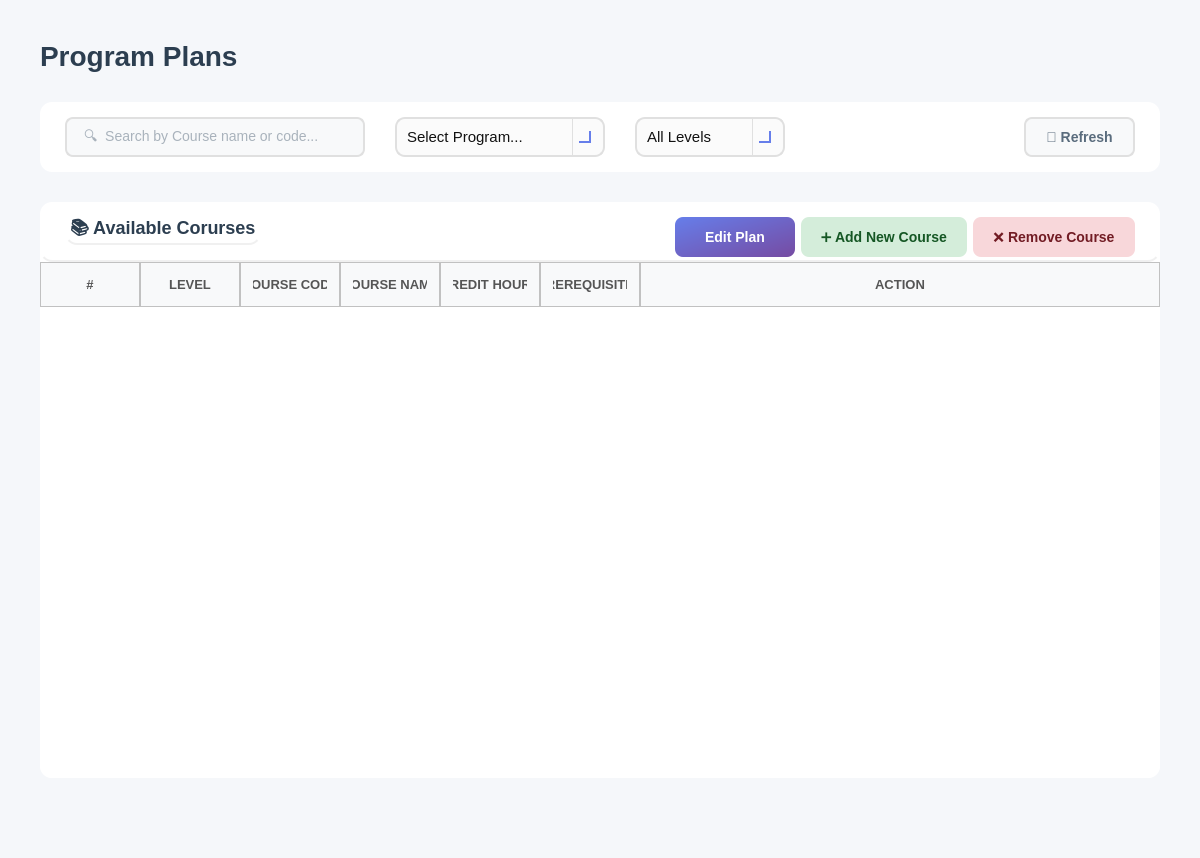
<?xml version="1.0" encoding="UTF-8"?>
<ui version="4.0">
 <class>RegisterCourses</class>
 <widget class="QWidget" name="RegisterCourses">
  <property name="geometry">
   <rect>
    <x>0</x>
    <y>0</y>
    <width>1200</width>
    <height>858</height>
   </rect>
  </property>
  <property name="windowTitle">
   <string>Course</string>
  </property>
  <property name="styleSheet">
   <string notr="true">background-color: #f5f7fa;</string>
  </property>
  <layout class="QVBoxLayout" name="mainLayout">
   <property name="spacing">
    <number>30</number>
   </property>
   <property name="leftMargin">
    <number>40</number>
   </property>
   <property name="topMargin">
    <number>40</number>
   </property>
   <property name="rightMargin">
    <number>40</number>
   </property>
   <property name="bottomMargin">
    <number>20</number>
   </property>
   <item>
    <layout class="QHBoxLayout" name="headerLayout">
     <item>
      <widget class="QLabel" name="labelTitle">
       <property name="styleSheet">
        <string notr="true">font-size: 28px; font-weight: bold; color: #2c3e50; background: transparent;</string>
       </property>
       <property name="text">
        <string>Program Plans</string>
       </property>
      </widget>
     </item>
     <item>
      <spacer name="headerSpacer">
       <property name="orientation">
        <enum>Qt::Orientation::Horizontal</enum>
       </property>
       <property name="sizeHint" stdset="0">
        <size>
         <width>40</width>
         <height>20</height>
        </size>
       </property>
      </spacer>
     </item>
    </layout>
   </item>
   <item>
    <widget class="QFrame" name="filterFrame">
     <property name="minimumSize">
      <size>
       <width>0</width>
       <height>70</height>
      </size>
     </property>
     <property name="maximumSize">
      <size>
       <width>16777215</width>
       <height>70</height>
      </size>
     </property>
     <property name="styleSheet">
      <string notr="true">background-color: white; border-radius: 12px;</string>
     </property>
     <property name="frameShape">
      <enum>QFrame::Shape::StyledPanel</enum>
     </property>
     <layout class="QHBoxLayout" name="filterLayout">
      <property name="spacing">
       <number>30</number>
      </property>
      <property name="leftMargin">
       <number>25</number>
      </property>
      <property name="topMargin">
       <number>15</number>
      </property>
      <property name="rightMargin">
       <number>25</number>
      </property>
      <property name="bottomMargin">
       <number>15</number>
      </property>
      <item>
       <widget class="QLineEdit" name="lineEditSearch">
        <property name="minimumSize">
         <size>
          <width>300</width>
          <height>40</height>
         </size>
        </property>
        <property name="maximumSize">
         <size>
          <width>200</width>
          <height>16777215</height>
         </size>
        </property>
        <property name="styleSheet">
         <string notr="true">QLineEdit {
    padding: 10px 15px;
    border: 2px solid #e0e0e0;
    border-radius: 8px;
    font-size: 14px;
    background-color: #f8f9fa;   /* light neutral background */
    color: #5a6c7d;             /* text color similar to buttons */
}

QLineEdit:focus {
    border-color: #f5576c;       /* accent border on focus */
    background-color: #ffffff;   /* slightly lighter when active */
}

QLineEdit:disabled {
    background-color: #ededed;   /* washed-out grey */
    color: #a1a8b3;             /* faded text */
}
</string>
        </property>
        <property name="placeholderText">
         <string>🔍  Search by Course name or code...</string>
        </property>
       </widget>
      </item>
      <item>
       <widget class="QComboBox" name="comboBoxSelectProgram">
        <property name="sizePolicy">
         <sizepolicy hsizetype="Expanding" vsizetype="Fixed">
          <horstretch>0</horstretch>
          <verstretch>0</verstretch>
         </sizepolicy>
        </property>
        <property name="minimumSize">
         <size>
          <width>150</width>
          <height>40</height>
         </size>
        </property>
        <property name="maximumSize">
         <size>
          <width>16777215</width>
          <height>65</height>
         </size>
        </property>
        <property name="styleSheet">
         <string notr="true">/* ----------------- QComboBox Base ----------------- */
QComboBox {
    border: 2px solid #E0E0E0;          /* main border */
    border-radius: 10px;
    padding: 8px 10px;                   /* Matches QLineEdit padding */
    background: rgba(250, 250, 250, 200);
    font-size: 11pt;
    color: #111111;
}

/* Focused state */
QComboBox:focus {
    border: 2px solid #667EEA; 
    background: rgba(250, 250, 250, 220);
}

/* ----------------- Drop-down Arrow ----------------- */
QComboBox::drop-down {
    subcontrol-origin: padding;
    subcontrol-position: top right;
    width: 30px; 
    border-left-width: 1px;
    border-left-color: #E0E0E0;
    border-left-style: solid;
    border-top-right-radius: 12px;       /* rounder corners */
    border-bottom-right-radius: 12px;    /* rounder corners */
    background: transparent;
}

/* Remove ugly black border on hover/focus */
QComboBox::drop-down:hover,
QComboBox::drop-down:focus {
    border-left-color: #667EEA;
    background: transparent;
    border: none;
}

/* Modern, visible arrow using simple chevron */
QComboBox::down-arrow {
    width: 10px;
    height: 10px;
    border: solid #667EEA;
    border-width: 0 2px 2px 0;
    margin-right: 6px;
}

/* ----------------- Dropdown Popup ----------------- */
/* Dropdown Popup */
QComboBox QAbstractItemView {
    background-color: #fdfdfd;          /* slightly off-white */
    border: 2px solid #E0E0E0;          /* subtle grey border */
    border-radius: 8px;                  /* may not be perfect on Windows */
    color: #111111;
    font-size: 11pt;
    padding: 5px;
    selection-background-color: #667EEA;
    selection-color: white;
    outline: none;
}

/* Items hover/selection */
QComboBox QAbstractItemView::item:hover {
    background-color: rgba(102, 126, 234, 0.1);
    color: #111111;
}

QComboBox QAbstractItemView::item:selected {
    background-color: #667EEA;
    color: white;
}

/* Error highlight for combo box */
QComboBox[error=&quot;true&quot;] {
    border: 2px solid #FF4A4A;
}</string>
        </property>
        <property name="placeholderText">
         <string>Select Program...</string>
        </property>
        <item>
         <property name="text">
          <string>Computer</string>
         </property>
        </item>
        <item>
         <property name="text">
          <string>Communication</string>
         </property>
        </item>
        <item>
         <property name="text">
          <string>Power</string>
         </property>
        </item>
        <item>
         <property name="text">
          <string>Biomedical</string>
         </property>
        </item>
       </widget>
      </item>
      <item>
       <widget class="QComboBox" name="comboBoxStatusFilter">
        <property name="minimumSize">
         <size>
          <width>150</width>
          <height>40</height>
         </size>
        </property>
        <property name="cursor">
         <cursorShape>PointingHandCursor</cursorShape>
        </property>
        <property name="styleSheet">
         <string notr="true">/* ----------------- QComboBox Base ----------------- */
QComboBox {
    border: 2px solid #E0E0E0;          /* main border */
    border-radius: 10px;
    padding: 8px 10px;                   /* Matches QLineEdit padding */
    background: rgba(250, 250, 250, 200);
    font-size: 11pt;
    color: #111111;
}

/* Focused state */
QComboBox:focus {
    border: 2px solid #667EEA; 
    background: rgba(250, 250, 250, 220);
}

/* ----------------- Drop-down Arrow ----------------- */
QComboBox::drop-down {
    subcontrol-origin: padding;
    subcontrol-position: top right;
    width: 30px; 
    border-left-width: 1px;
    border-left-color: #E0E0E0;
    border-left-style: solid;
    border-top-right-radius: 12px;       /* rounder corners */
    border-bottom-right-radius: 12px;    /* rounder corners */
    background: transparent;
}

/* Remove ugly black border on hover/focus */
QComboBox::drop-down:hover,
QComboBox::drop-down:focus {
    border-left-color: #667EEA;
    background: transparent;
    border: none;
}

/* Modern, visible arrow using simple chevron */
QComboBox::down-arrow {
    width: 10px;
    height: 10px;
    border: solid #667EEA;
    border-width: 0 2px 2px 0;
    margin-right: 6px;
}

/* ----------------- Dropdown Popup ----------------- */
/* Dropdown Popup */
QComboBox QAbstractItemView {
    background-color: #fdfdfd;          /* slightly off-white */
    border: 2px solid #E0E0E0;          /* subtle grey border */
    border-radius: 8px;                  /* may not be perfect on Windows */
    color: #111111;
    font-size: 11pt;
    padding: 5px;
    selection-background-color: #667EEA;
    selection-color: white;
    outline: none;
}

/* Items hover/selection */
QComboBox QAbstractItemView::item:hover {
    background-color: rgba(102, 126, 234, 0.1);
    color: #111111;
}

QComboBox QAbstractItemView::item:selected {
    background-color: #667EEA;
    color: white;
}

/* Error highlight for combo box */
QComboBox[error=&quot;true&quot;] {
    border: 2px solid #FF4A4A;
}</string>
        </property>
        <item>
         <property name="text">
          <string>All Levels</string>
         </property>
        </item>
        <item>
         <property name="text">
          <string>Level 1</string>
         </property>
        </item>
        <item>
         <property name="text">
          <string>Level 2</string>
         </property>
        </item>
        <item>
         <property name="text">
          <string>Level 3</string>
         </property>
        </item>
        <item>
         <property name="text">
          <string>Level 4</string>
         </property>
        </item>
        <item>
         <property name="text">
          <string>Level 5</string>
         </property>
        </item>
        <item>
         <property name="text">
          <string>Level 6</string>
         </property>
        </item>
        <item>
         <property name="text">
          <string>Level 7</string>
         </property>
        </item>
       </widget>
      </item>
      <item>
       <spacer name="filterSpacer">
        <property name="orientation">
         <enum>Qt::Orientation::Horizontal</enum>
        </property>
        <property name="sizeHint" stdset="0">
         <size>
          <width>40</width>
          <height>20</height>
         </size>
        </property>
       </spacer>
      </item>
      <item>
       <widget class="QPushButton" name="buttonRefresh">
        <property name="minimumSize">
         <size>
          <width>100</width>
          <height>40</height>
         </size>
        </property>
        <property name="cursor">
         <cursorShape>PointingHandCursor</cursorShape>
        </property>
        <property name="styleSheet">
         <string notr="true">QPushButton {
    background-color: #f8f9fa;
    color: #5a6c7d;
    border: 2px solid #e0e0e0;
    border-radius: 8px;
    font-size: 14px;
    font-weight: bold;
    padding: 10px 20px;
}

QPushButton:hover {
    border-color: #f5576c;
    color: #f5576c;
}

QPushButton:pressed {
    background-color: #e0e0e0; /* darker grey for pressed feedback */
    border-color: #f5576c;
    color: #f5576c;
}</string>
        </property>
        <property name="text">
         <string>🔄 Refresh</string>
        </property>
       </widget>
      </item>
     </layout>
    </widget>
   </item>
   <item>
    <widget class="QFrame" name="tableFrame">
     <property name="styleSheet">
      <string notr="true">background-color: white; border-radius: 12px;</string>
     </property>
     <property name="frameShape">
      <enum>QFrame::Shape::StyledPanel</enum>
     </property>
     <layout class="QVBoxLayout" name="tableMainLayout">
      <property name="spacing">
       <number>0</number>
      </property>
      <property name="leftMargin">
       <number>0</number>
      </property>
      <property name="topMargin">
       <number>0</number>
      </property>
      <property name="rightMargin">
       <number>0</number>
      </property>
      <property name="bottomMargin">
       <number>0</number>
      </property>
      <item>
       <widget class="QFrame" name="tableHeader">
        <property name="minimumSize">
         <size>
          <width>0</width>
          <height>60</height>
         </size>
        </property>
        <property name="maximumSize">
         <size>
          <width>16777215</width>
          <height>60</height>
         </size>
        </property>
        <property name="styleSheet">
         <string notr="true">background: transparent; border-bottom: 2px solid #f0f0f0;</string>
        </property>
        <property name="frameShape">
         <enum>QFrame::Shape::StyledPanel</enum>
        </property>
        <layout class="QHBoxLayout" name="tableHeaderLayout">
         <property name="leftMargin">
          <number>25</number>
         </property>
         <property name="topMargin">
          <number>15</number>
         </property>
         <property name="rightMargin">
          <number>25</number>
         </property>
         <property name="bottomMargin">
          <number>15</number>
         </property>
         <item>
          <widget class="QLabel" name="tableTitle">
           <property name="styleSheet">
            <string notr="true">font-size: 18px; font-weight: bold; color: #2c3e50; background: transparent;</string>
           </property>
           <property name="text">
            <string>📚 Available Corurses</string>
           </property>
          </widget>
         </item>
         <item>
          <spacer name="tableHeaderSpacer">
           <property name="orientation">
            <enum>Qt::Orientation::Horizontal</enum>
           </property>
           <property name="sizeHint" stdset="0">
            <size>
             <width>40</width>
             <height>20</height>
            </size>
           </property>
          </spacer>
         </item>
         <item>
          <widget class="QPushButton" name="buttonViewSections">
           <property name="enabled">
            <bool>true</bool>
           </property>
           <property name="minimumSize">
            <size>
             <width>120</width>
             <height>40</height>
            </size>
           </property>
           <property name="cursor">
            <cursorShape>PointingHandCursor</cursorShape>
           </property>
           <property name="styleSheet">
            <string notr="true">QPushButton {
    background: qlineargradient(x1:0, y1:0, x2:1, y2:1, stop:0 #667EEA, stop:1 #764BA2);
    color: #ffffff;
    border: none;
    border-radius: 8px;
    font-size: 14px;
    font-weight: bold;
    padding: 10px 20px;
    transition: background 150ms;
}

QPushButton:hover {
    background: qlineargradient(x1:0, y1:0, x2:1, y2:1, stop:0 #4F63C6, stop:1 #5D3F9E);
}

QPushButton:pressed {
    background-color: #3C4A99;
}


QPushButton:disabled {
    background-color: #e0e0e0;
    color: #999999;
}
</string>
           </property>
           <property name="text">
            <string>Edit Plan</string>
           </property>
          </widget>
         </item>
         <item>
          <widget class="QPushButton" name="buttonAddCourse">
           <property name="enabled">
            <bool>true</bool>
           </property>
           <property name="minimumSize">
            <size>
             <width>120</width>
             <height>40</height>
            </size>
           </property>
           <property name="cursor">
            <cursorShape>PointingHandCursor</cursorShape>
           </property>
           <property name="styleSheet">
            <string notr="true">/* ---- Approve Button ---- */
QPushButton {
    background-color: #d4edda;
    color: #155724;
    border: none;
    border-radius: 8px;
    font-size: 14px;
    font-weight: bold;
    padding: 10px 20px;
}
QPushButton:hover {
    background-color: #28a745;
    color: white;
}
QPushButton:pressed {
    background-color: #1e7e34;  /* slightly darker for pressed feedback */
}
QPushButton:disabled {
    background-color: #c1d9c3; /* more washed-out green */
    color: #7a8b7a;
}</string>
           </property>
           <property name="text">
            <string>➕ Add New Course</string>
           </property>
          </widget>
         </item>
         <item>
          <widget class="QPushButton" name="buttonRemoveCourse">
           <property name="enabled">
            <bool>true</bool>
           </property>
           <property name="minimumSize">
            <size>
             <width>120</width>
             <height>40</height>
            </size>
           </property>
           <property name="cursor">
            <cursorShape>PointingHandCursor</cursorShape>
           </property>
           <property name="styleSheet">
            <string notr="true">/* ---- Reject Button ---- */
QPushButton {
    background-color: #f8d7da;
    color: #721c24;
    border: none;
    border-radius: 8px;
    font-size: 14px;
    font-weight: bold;
    padding: 10px 20px;
}
QPushButton:hover {
    background-color: #c82333;
    color: white;
}
QPushButton:pressed {
    background-color: #a71d2a;  /* slightly darker for pressed feedback */
}
QPushButton:disabled {
    background-color: #d7bcbc; /* more washed-out red */
    color: #5e3b3e;
}</string>
           </property>
           <property name="text">
            <string>❌ Remove Course</string>
           </property>
          </widget>
         </item>
        </layout>
       </widget>
      </item>
      <item>
       <widget class="QTableWidget" name="tableAllCourses">
        <property name="minimumSize">
         <size>
          <width>0</width>
          <height>300</height>
         </size>
        </property>
        <property name="styleSheet">
         <string notr="true">QTableWidget {
    border: none;
    background-color: white;
    gridline-color: #e5e5e5;      /* slightly darker for visibility */
    color: #222222;               /* matches QLineEdit text color */
    font-size: 14px;
}

QTableWidget::item {
    padding: 14px;
    border: none;
    color: #222222;               /* consistent text color */
}

QTableWidget::item:selected {
    background-color: #fcebed;  /* soft pink selection */
    color: #222222;             /* keep text readable */
}

QHeaderView::section {
    background-color: #f8f9fa;
    padding: 12px;
	border: 1px solid #c1c1c1; 
    font-size: 13px;
    color: #555555;               /* similar to readOnly QLineEdit text */
    font-weight: bold;
}
QTableWidget::item:focus {
    outline: none;
    border: none;
}
/* Removes weird selection rectangle */
QTableWidget::item:focus {
    outline: none;
    border: none;
}
QTableWidget::indicator {
    width: 18px;
    height: 18px;
}

QTableWidget::indicator:unchecked {
    border: 1px solid #b8b8b8;      /* soft grey border */
    background-color: #f8f8f8;      /* very light grey */
    border-radius: 3px;             /* slightly rounded */
}

QTableWidget::indicator:checked {
    border: 1px solid #5a5a5a;      /* darker grey when selected */
    background-color: #6c6c6c;      /* washed-out grey instead of harsh green */
    image: url(&quot;&quot;);                 /* remove default checkmark */
    border-radius: 3px;
}

QTableWidget::indicator:checked:hover,
QTableWidget::indicator:unchecked:hover {
    border-color: #3a3a3a;
}

QTableWidget::indicator:checked::after {
    content: &quot;&quot;;
    image: url(&quot;&quot;); /* no default checkmark */
}
/* ===== SCROLLBARS (VERTICAL &amp; HORIZONTAL) ===== */

/* Track */
QScrollBar:vertical, QScrollBar:horizontal {
    background: rgba(255, 255, 255, 0.05);  /* subtle track */
    border-radius: 6px;
    margin: 0px;  /* remove extra space */
}

/* Handle / Thumb */
QScrollBar::handle:vertical, QScrollBar::handle:horizontal {
    background: rgba(120, 120, 120, 0.35);  /* glassy thumb */
    border-radius: 6px;
    border: 1px solid rgba(255, 255, 255, 0.2); /* subtle highlight */
    min-height: 30px; /* vertical */
    min-width: 30px;  /* horizontal */
}

QScrollBar::handle:vertical:hover,
QScrollBar::handle:horizontal:hover {
    background: rgba(120, 120, 120, 0.55);
}

/* Buttons (up/down or left/right) */
QScrollBar::add-line:vertical, QScrollBar::sub-line:vertical,
QScrollBar::add-line:horizontal, QScrollBar::sub-line:horizontal {
    width: 16px;  /* horizontal buttons width */
    height: 16px; /* vertical buttons height */
    background: rgba(180, 180, 180, 0.35);
    border-radius: 4px;
}

/* Arrow icons */
QScrollBar::up-arrow:vertical, QScrollBar::down-arrow:vertical,
QScrollBar::left-arrow:horizontal, QScrollBar::right-arrow:horizontal {
    width: 6px;
    height: 6px;
    background: transparent;
}

/* Remove blank areas */
QScrollBar::add-page:vertical, QScrollBar::sub-page:vertical,
QScrollBar::add-page:horizontal, QScrollBar::sub-page:horizontal {
    background: none;
}

/* Sizes */
QScrollBar:vertical { width: 12px; }
QScrollBar:horizontal { height: 12px; }
</string>
        </property>
        <property name="editTriggers">
         <set>QAbstractItemView::EditTrigger::NoEditTriggers</set>
        </property>
        <property name="alternatingRowColors">
         <bool>true</bool>
        </property>
        <property name="selectionMode">
         <enum>QAbstractItemView::SelectionMode::ContiguousSelection</enum>
        </property>
        <property name="cornerButtonEnabled">
         <bool>true</bool>
        </property>
        <attribute name="horizontalHeaderStretchLastSection">
         <bool>true</bool>
        </attribute>
        <attribute name="verticalHeaderVisible">
         <bool>false</bool>
        </attribute>
        <attribute name="verticalHeaderCascadingSectionResizes">
         <bool>true</bool>
        </attribute>
        <column>
         <property name="text">
          <string>#</string>
         </property>
        </column>
        <column>
         <property name="text">
          <string>LEVEL</string>
         </property>
        </column>
        <column>
         <property name="text">
          <string>COURSE CODE</string>
         </property>
        </column>
        <column>
         <property name="text">
          <string>COURSE NAME</string>
         </property>
        </column>
        <column>
         <property name="text">
          <string>CREDIT HOURS</string>
         </property>
        </column>
        <column>
         <property name="text">
          <string>PREREQUISITES</string>
         </property>
        </column>
        <column>
         <property name="text">
          <string>ACTION</string>
         </property>
        </column>
       </widget>
      </item>
     </layout>
    </widget>
   </item>
   <item>
    <spacer name="verticalSpacer">
     <property name="orientation">
      <enum>Qt::Orientation::Vertical</enum>
     </property>
     <property name="sizeType">
      <enum>QSizePolicy::Policy::Maximum</enum>
     </property>
     <property name="sizeHint" stdset="0">
      <size>
       <width>20</width>
       <height>60</height>
      </size>
     </property>
    </spacer>
   </item>
  </layout>
 </widget>
 <resources/>
 <connections/>
</ui>
